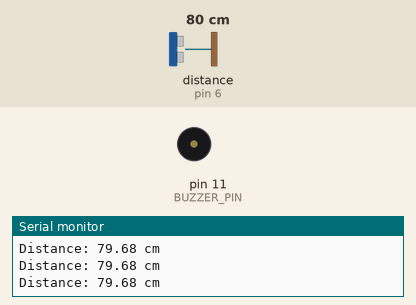
Bench run of a sketch on a simulated Arduino Uno, built with avr-gcc and run on an emulated ATmega328P. Parts: buzzer (waves = sounding, pin HIGH), the last lines printed to the serial monitor. Wiring (inferred from the names in the program): ultrasonic range finder: trigger pin 5; echo pin 6. Inputs (shaded band) come from the test bench; at power-on: distance to the obstacle (sensor on pin 6) 80 cm. The echo pulse lasts 58.3 µs per cm; pins used as bus, display or sensor lines are not drawn.

Above: at 1.2 s.
1.3 s: distance to the obstacle (sensor on pin 6) set to 13 cm
2.8 s: distance to the obstacle (sensor on pin 6) set to 10 cm
At 4.1 s:
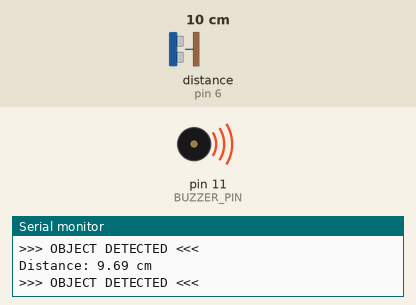
4.4 s: distance to the obstacle (sensor on pin 6) set to 18 cm
At 5.9 s:
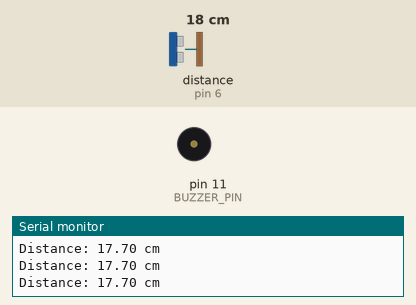
Timing chart, 0 to 7.4 s (numbered marks = the images above; inputs shaded):
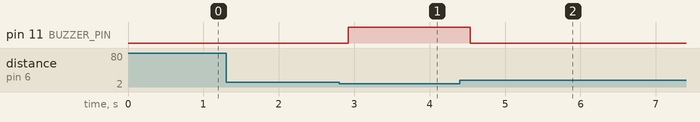

The sketch:

home_ul_11cm.ino
```cpp
// ----------------------------
// Ultrasonic Alarm System
// Arduino UNO + HC-SR04 + Buzzer
// ----------------------------

#define TRIG_PIN 5
#define ECHO_PIN 6
#define BUZZER_PIN 11

// Detection distance (cm)
const int DETECTION_DISTANCE = 11;

long duration;
float distance;

void setup() {

  Serial.begin(9600);

  pinMode(TRIG_PIN, OUTPUT);
  pinMode(ECHO_PIN, INPUT);

  pinMode(BUZZER_PIN, OUTPUT);

  digitalWrite(BUZZER_PIN, LOW);

  Serial.println("--------------------------------");
  Serial.println("ULTRASONIC ALARM SYSTEM");
  Serial.print("Detection Distance: ");
  Serial.print(DETECTION_DISTANCE);
  Serial.println(" cm");
  Serial.println("--------------------------------");
}

void loop() {

  // Clear trigger
  digitalWrite(TRIG_PIN, LOW);
  delayMicroseconds(2);

  // Send 10 µs pulse
  digitalWrite(TRIG_PIN, HIGH);
  delayMicroseconds(10);
  digitalWrite(TRIG_PIN, LOW);

  // Read echo
  duration = pulseIn(ECHO_PIN, HIGH, 30000);

  // No echo received
  if (duration == 0) {
    Serial.println("Out of Range");
    digitalWrite(BUZZER_PIN, LOW);
    delay(200);
    return;
  }

  // Calculate distance (cm)
  distance = duration * 0.0343 / 2;

  // Print distance
  Serial.print("Distance: ");
  Serial.print(distance);
  Serial.println(" cm");

  // Alarm
  if (distance <= DETECTION_DISTANCE) {

    digitalWrite(BUZZER_PIN, HIGH);

    Serial.println(">>> OBJECT DETECTED <<<");

  } else {

    digitalWrite(BUZZER_PIN, LOW);

  }

  delay(200);
}
```

Measured:
- the behaviour switches between 12 and 11 cm on distance to the obstacle (sensor on pin 6) (found by bisection; images 0 and 1)
- after the input at 2.8 s, pin 11 (BUZZER_PIN): LOW → HIGH after 0.12 s
- after the input at 4.4 s, pin 11 (BUZZER_PIN): HIGH → LOW after 0.14 s
